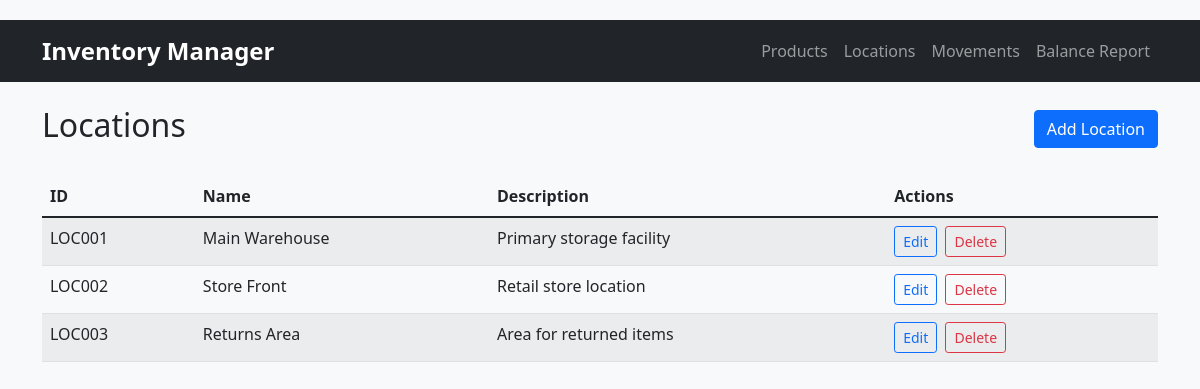
/locations, run on the app's committed database.
### modules.py (models this page shows)
class Location(db.Model):
    location_id = db.Column(db.String(50), primary_key=True, default=lambda: str(uuid.uuid4()))
    name = db.Column(db.String(100), nullable=False)
    description = db.Column(db.Text)

### app.py (the view)
@app.route('/locations')
def view_locations():
    locations = Location.query.all()
    return render_template('location/list.html', locations=locations)

### templates/location/list.html
{% extends "base.html" %}
{% block content %}
<div class="d-flex justify-content-between align-items-center mb-4">
    <h2>Locations</h2>
    <a href="{{ url_for('add_location') }}" class="btn btn-primary">Add Location</a>
</div>
<table class="table table-striped">
    <thead>
        <tr>
            <th>ID</th>
            <th>Name</th>
            <th>Description</th>
            <th>Actions</th>
        </tr>
    </thead>
    <tbody>
        {% for location in locations %}
        <tr>
            <td>{{ location.location_id }}</td>
            <td>{{ location.name }}</td>
            <td>{{ location.description or '-' }}</td>
            <td>
                <a href="{{ url_for('edit_location', location_id=location.location_id) }}"
                    class="btn btn-sm btn-outline-primary">Edit</a>
                <form method="POST" action="{{ url_for('delete_location', location_id=location.location_id) }}"
                    class="d-inline">
                    <button type="submit" class="btn btn-sm btn-outline-danger"
                            onclick="return confirm('Are you sure you want to delete this location?')">Delete</button>
                </form>
            </td>
        </tr>
        {% else %}
        <tr>
            <td colspan="4" class="text-center">No locations found</td>
        </tr>
        {% endfor %}
    </tbody>
</table>
{% endblock %}

### static/style.css (style rules this page uses)
body { background-color: #f8f9fa; padding-top: 20px; }
.btn-sm { margin-right: 0.25rem; }
.table th { border-top: none; }

### data on the page
Location: location_id "LOC001", name "Main Warehouse", description "Primary storage facility"
Location: location_id "LOC002", name "Store Front", description "Retail store location"
Location: location_id "LOC003", name "Returns Area", description "Area for returned items"
